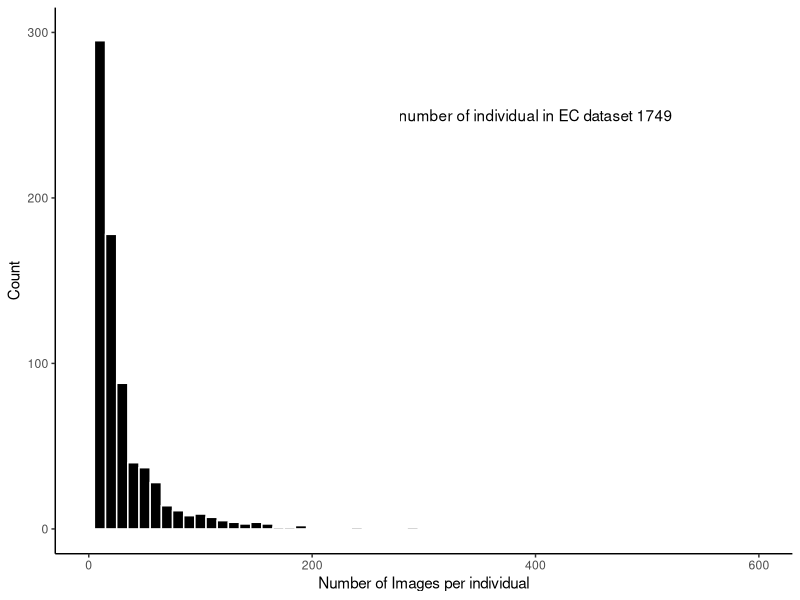
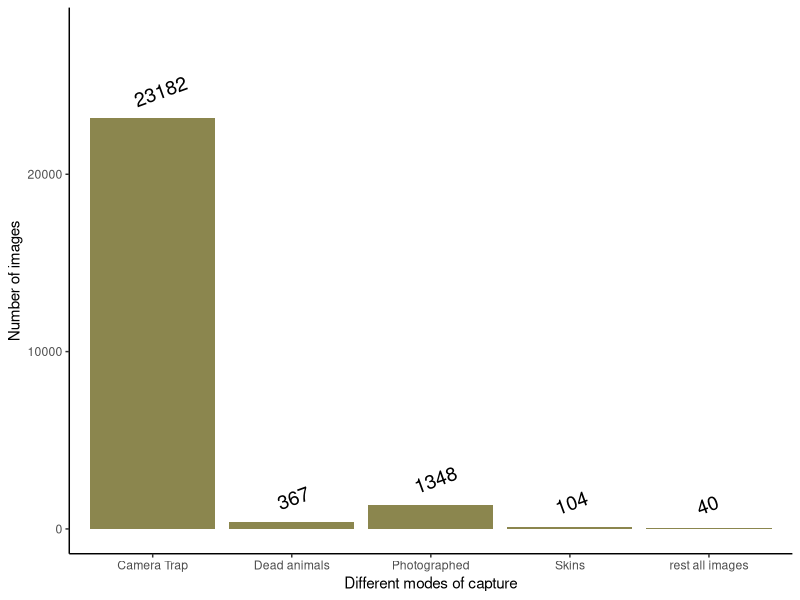
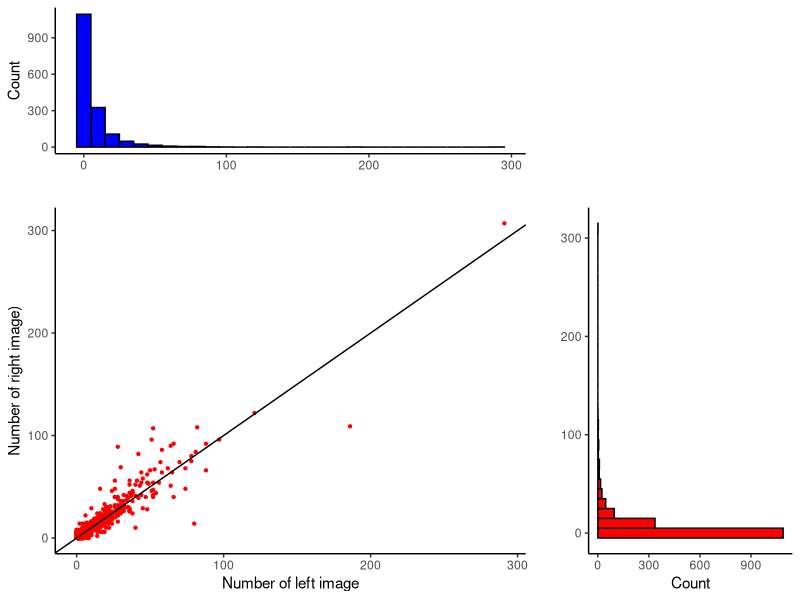

Write R code to recreate these figures, in order.
## ---- chunk 1
animal_data<-read.csv("Animal_cature_details.csv",header = T)
require(dplyr)
## ---- chunk 2
library(ggplot2)
img_per_ind<-group_by(animal_data,id)%>%
  summarise(number_of_image=n())%>%
  as.data.frame()
plot_hist<-ggplot(img_per_ind,aes(number_of_image))
plot_hist+geom_histogram(binwidth =10,color="white",fill="black")+ theme_classic()+labs(x="Number of Images per individual",y="Count")+xlim(c(0,600))+ylim(c(0,300))+annotate(geom = "text",x=400,y=250,
                                                                                                                                                                              label=paste("number of individual in EC dataset",nrow(img_per_ind),sep = " "))
x<-quantile(img_per_ind$number_of_image)
quant<-data.frame(quantile=names(x),value=unname(x))

## ---- chunk 3
knitr::kable(quant,align = 'l')
## ---- chunk 4
capture_mode_cat<-c("Camera Trap","Dead animals","Photographed","Skins","rest all images")
capture_mode_cat<-ordered(capture_mode_cat,levels=capture_mode_cat)
number_of_images<-rep(NA,length(capture_mode_cat))
#camera trap images
number_of_images[1]<-nrow(subset(animal_data,animal_data$CPMD=="CT"))
#dead
number_of_images[2]<-nrow(subset(animal_data,animal_data$CPMD=="DE"))
#photograph
number_of_images[3]<-nrow(subset(animal_data,animal_data$CPMD=="PH"))
#skin
number_of_images[4]<-nrow(subset(animal_data,animal_data$CPMD=="PE"))
#result all
number_of_images[5]<-nrow(animal_data)-sum(number_of_images[1:4]) 
CPMD<-data.frame(mode_of_cap=capture_mode_cat,value=(number_of_images))
cmpd_plot<-ggplot(data = CPMD,aes(y=value,x=mode_of_cap))
cmpd_plot+geom_bar(stat="identity",fill="khaki4")+geom_text(aes(label=value),hjust=0.2,vjust=-1,size=5,position = position_dodge(0.9),angle=20)+
  ylim(c(0,28000))+labs(x="Different modes of capture",y="Number of images")+theme_classic()
## ---- chunk 5
animal_data$side[grep("L",animal_data$side)]<-"L"
animal_data$side[grep("R",animal_data$side)]<-"R"
animal_data<-subset(animal_data,is.na(match(animal_data$CPMD,c("CT","PH")))==F)
animal_data<-animal_data[is.na(animal_data$side)==F,]
flanks<-group_by(animal_data,id,side)%>%summarise(number=n())%>%as.data.frame()

library(tidyr)
require(gridExtra)
flank_plot<-spread(data = flanks,key = "side",value = "number",fill = 0)

spread_plot<-ggplot(data =  flank_plot,aes(x=L,y=R))
scatter_plot<-spread_plot+geom_point(color="red",shape=19,size=0.8)+labs(x="Number of left image",y="Number of right image)")+
  geom_abline(slope = 1, intercept = 0)+theme_classic()
#hist_right
hist_right<-ggplot(data = flank_plot,aes(x=R))+geom_histogram(color="black",fill="red",binwidth = 10)+
  theme_classic()+labs(x="",y="Count")+coord_flip()
#hist left
hist_left<-ggplot(data = flank_plot,aes(x=L))+geom_histogram(color="black",fill="blue",binwidth = 10)+
  theme_classic()+labs(x="",y="Count")
empty <- ggplot()+geom_point(aes(1,1), colour="white")+

  theme(axis.ticks=element_blank(), 

        panel.background=element_blank(), 

        axis.text.x=element_blank(), axis.text.y=element_blank(),           

        axis.title.x=element_blank(), axis.title.y=element_blank())
#ploting correctly
grid.arrange(hist_left, empty, scatter_plot, hist_right, ncol=2, nrow=2, widths=c(2, 1), heights=c(1, 2))
## ---- chunk 6
require(lubridate)
require(data.table)
animal_data$time_seen<-as_datetime(animal_data$time_seen)
as.POSIXlt(animal_data$time_seen)
animal_data$time_seen<-as.ITime(as.POSIXlt(animal_data$time_seen))
class(animal_data$time_seen)
